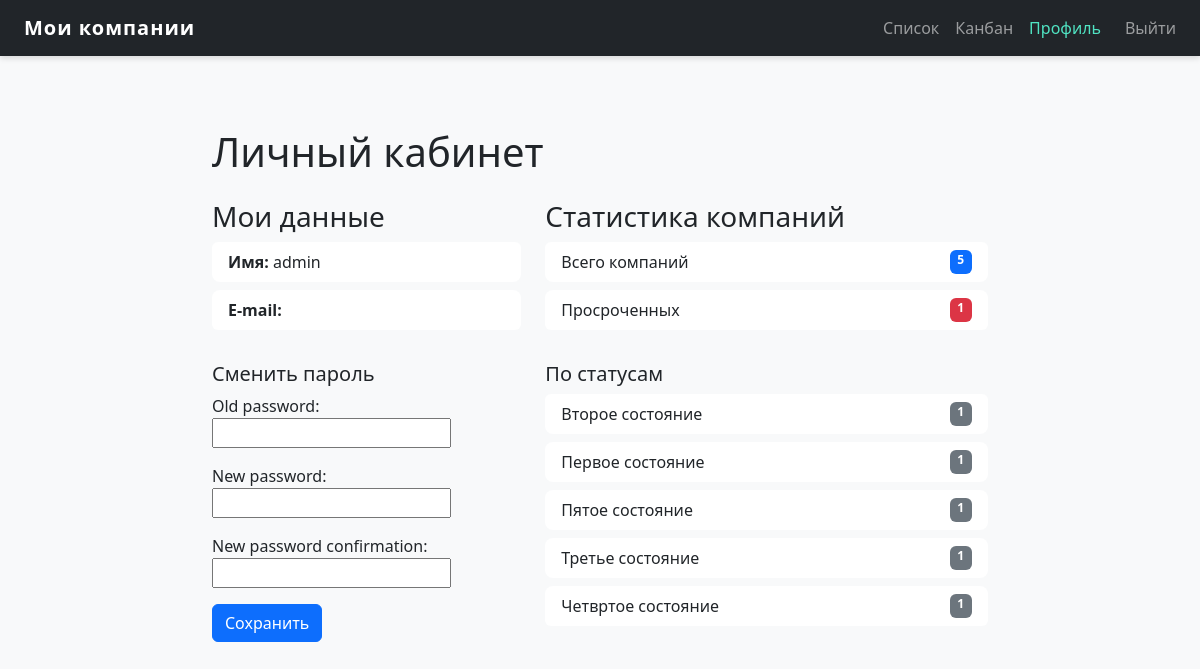
/profile/ (signed in), run on the app's committed database.
### main/models.py (models this page shows, shortened)
class Status(models.Model):
    name = models.CharField("Название статуса", max_length=50)
    order = models.PositiveIntegerField(
        "Порядок отображения",
        default=0,
        help_text="Чем меньше — тем левее на доске"
    )
    duration_days = models.PositiveIntegerField(
        "Рекомендуемое время (дней)",
        default=0,
        help_text="Рекомендованное количество дней в этом статусе"
    )
    class Meta:
        ordering = ["order"]
        verbose_name = "Статус"
        verbose_name_plural = "Статусы"

### main/views.py (the view)
# urls.py: path('profile/', views.profile, name='profile'),
@login_required
def profile(request):
    user = request.user
    qs   = Company.objects.all() if user.is_staff else Company.objects.filter(region=user.profile.region)
    total   = qs.count()
    overdue = 0
    now     = timezone.now()
    for c in qs:
        last = c.history.first()
        if last and last.status and last.status.duration_days:
            if (now - last.changed_at).days > last.status.duration_days:
                overdue += 1
    by_status = (
        qs.values('status__name')
          .annotate(count=Count('id'))
          .order_by('status__name')
    )
    if request.method == 'POST':
        pwd_form = PasswordChangeForm(user, request.POST)
        if pwd_form.is_valid():
            pwd_form.save()
            update_session_auth_hash(request, user)
            messages.success(request, 'Пароль изменён.')
            return redirect('main:profile')
    else:
        pwd_form = PasswordChangeForm(user)
    return render(request, 'main/profile.html', {
        'title':    'Мой профиль',
        'total':    total,
        'overdue':  overdue,
        'by_status': by_status,
        'pwd_form': pwd_form,
    })

### main/templates/main/profile.html (shortened to what this page needs)
{% extends 'main/base.html' %}
{% block content %}
<div class="container py-5" style="max-width:800px;">
  <h1 class="mb-4">Личный кабинет</h1>
  <div class="row">
    <div class="col-md-5">
      <h3>Мои данные</h3>
      <ul class="list-group mb-4">
        <li class="list-group-item"><strong>Имя:</strong> {{ user.get_full_name|default:user.username }}</li>
        <li class="list-group-item"><strong>E-mail:</strong> {{ user.email }}</li>
      </ul>
      <h5>Сменить пароль</h5>
      <form method="post" class="mb-4">
        <div class="mb-3">
          {{ pwd_form.old_password.label_tag }}
          {{ pwd_form.old_password }}
        </div>
        <div class="mb-3">
          {{ pwd_form.new_password1.label_tag }}
          {{ pwd_form.new_password1 }}
        </div>
        <div class="mb-3">
          {{ pwd_form.new_password2.label_tag }}
          {{ pwd_form.new_password2 }}
        </div>
        <button class="btn btn-primary">Сохранить</button>
      </form>
    </div>
    <div class="col-md-7">
      <h3>Статистика компаний</h3>
      <ul class="list-group mb-4">
        <li class="list-group-item d-flex justify-content-between">
          Всего компаний
          <span class="badge bg-primary">{{ total }}</span>
        </li>
        <li class="list-group-item d-flex justify-content-between">
          Просроченных
          <span class="badge bg-danger">{{ overdue }}</span>
        </li>
      </ul>
      <h5>По статусам</h5>
      <ul class="list-group">
        {% for st in by_status %}
          <li class="list-group-item d-flex justify-content-between">
            {{ st.status__name|default:"Без статуса" }}
            <span class="badge bg-secondary">{{ st.count }}</span>
          </li>
        {% empty %}
          <li class="list-group-item text-muted">Нет компаний</li>
        {% endfor %}
      </ul>
    </div>
  </div>
</div>
{% endblock %}

### main/static/main/css/custom.css (style rules this page uses)
:root { --primary: #4a90e2; --secondary:#f5f7fa; --accent: #50e3c2; --text-dark:#333; }
.list-group-item { border: none; border-radius: .5rem; margin-bottom: .5rem; transition: background-color .2s; }

### data on the page
Status: status__name "Второе состояние", count "1"
Status: status__name "Первое состояние", count "1"
Status: status__name "Пятое состояние", count "1"
Status: status__name "Третье состояние", count "1"
Status: status__name "Четвртое состояние", count "1"

### other printed values
{{ user.get_full_name|default:user.username }} "admin"
{{ pwd_form.old_password.label_tag }} "Old password:"
{{ pwd_form.new_password1.label_tag }} "New password:"
{{ pwd_form.new_password2.label_tag }} "New password confirmation:"
{{ total }} "5"
{{ overdue }} "1"
